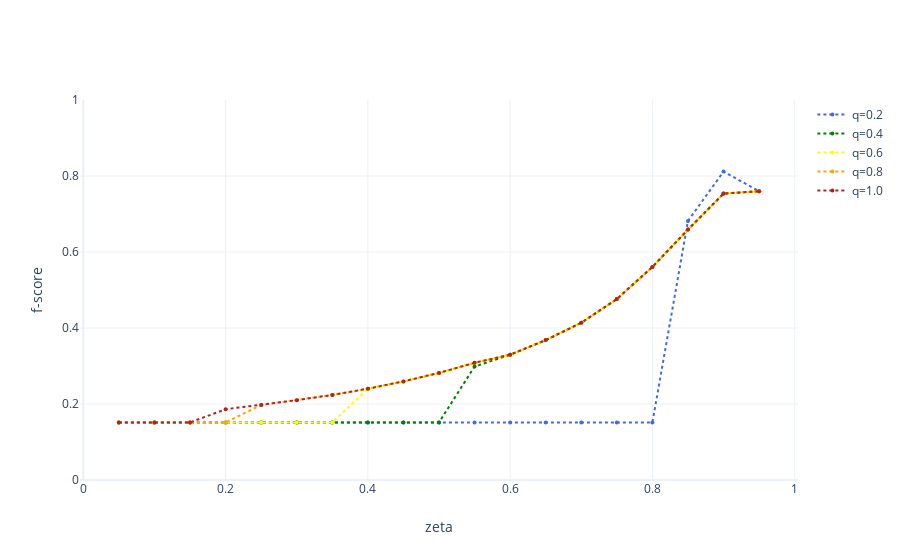

The cell this chart's notebook holds for it:
### Code cell
# cs
fig = performance_plot(df_performance)
fig.show()
